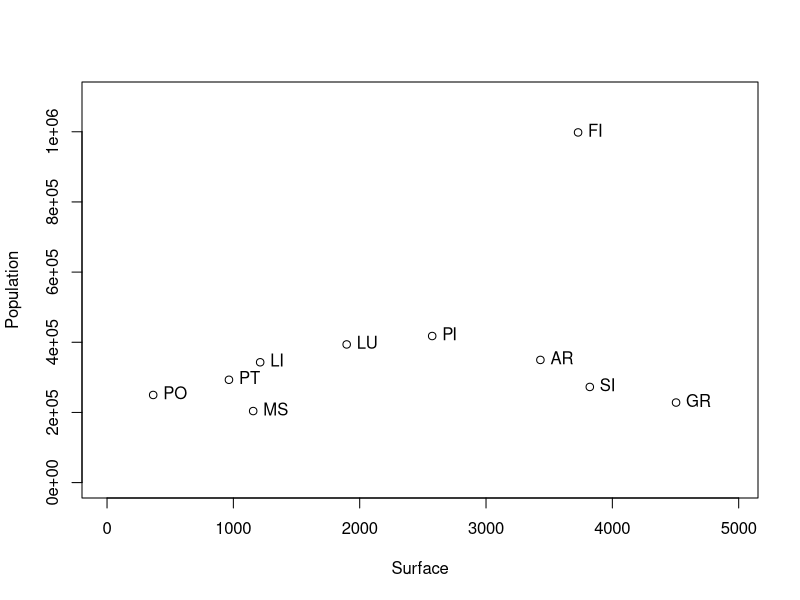

Write the R code that produced this figure.
## ---- chunk 1
knitr::opts_chunk$set(echo = FALSE)
## ---- chunk 2
fd<-read.csv('Toscana.csv',sep='\t')
library(knitr)
kable(fd,'pipe')
## ---- chunk 3
  v<-which(fd==min(fd['Superficie']),arr.ind=T)
  n<-v[1,1]
  sprintf("%s    %f %s",fd[n,'Provincia'],fd[n,'Superficie'],fd[n,'Um'])
## ---- chunk 4
  v<-which(fd==max(fd['Superficie']),arr.ind=T)
  n<-v[1,1]
  sprintf("%s    %f %s",fd[n,'Provincia'],fd[n,'Superficie'],fd[n,'Um'])
## ---- chunk 5
  v<-which(fd==max(fd['Popolazione']),arr.ind=T)
  n<-v[1,1]
  sprintf("%s    %1.0f inhabitants",fd[n,'Provincia'],fd[n,'Popolazione'])
## ---- chunk 6
  v<-which(fd==min(fd['Popolazione']),arr.ind=T)
  n<-v[1,1]
  sprintf("%s    %1.0f inabitants",fd[n,'Provincia'],fd[n,'Popolazione'])
## ---- chunk 7
  plot(fd[,4],fd[,3],main='',xlab='',ylab='',xlim=c(0,max(fd['Superficie'])*1.1),ylim=c(0,max(fd['Popolazione'])*1.1))
  text(fd[,4],fd[,3],labels=fd[,2],pos=4)
  title(ylab='Population',xlab='Surface')
